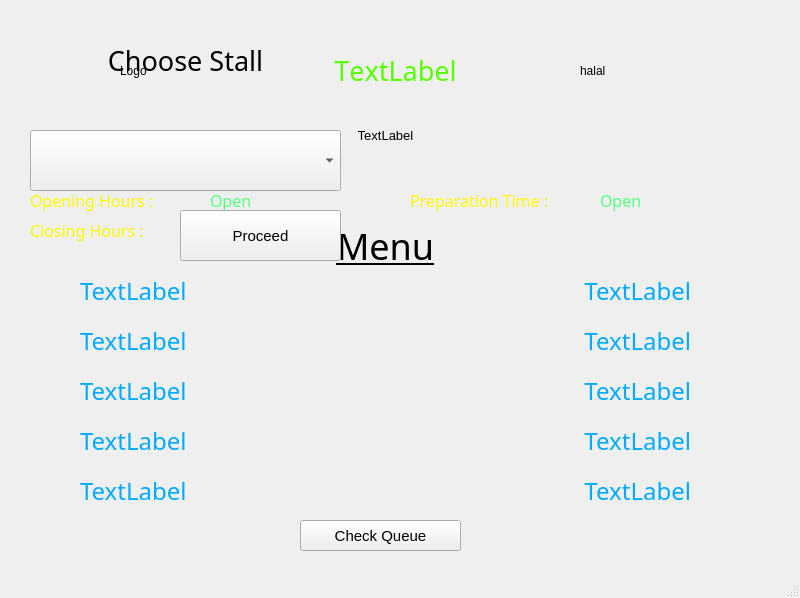
<?xml version="1.0" encoding="UTF-8"?>
<ui version="4.0">
 <class>MainWindow</class>
 <widget class="QMainWindow" name="MainWindow">
  <property name="geometry">
   <rect>
    <x>0</x>
    <y>0</y>
    <width>800</width>
    <height>598</height>
   </rect>
  </property>
  <property name="windowTitle">
   <string>MainWindow</string>
  </property>
  <widget class="QWidget" name="centralwidget">
   <widget class="QLabel" name="label">
    <property name="geometry">
     <rect>
      <x>0</x>
      <y>0</y>
      <width>801</width>
      <height>561</height>
     </rect>
    </property>
    <property name="text">
     <string/>
    </property>
    <property name="pixmap">
     <pixmap>background.jpeg</pixmap>
    </property>
    <property name="scaledContents">
     <bool>true</bool>
    </property>
   </widget>
   <widget class="QLabel" name="ch_stall">
    <property name="geometry">
     <rect>
      <x>30</x>
      <y>30</y>
      <width>311</width>
      <height>61</height>
     </rect>
    </property>
    <property name="font">
     <font>
      <family>Bradley Hand ITC</family>
      <pointsize>20</pointsize>
     </font>
    </property>
    <property name="autoFillBackground">
     <bool>true</bool>
    </property>
    <property name="text">
     <string>Choose Stall</string>
    </property>
    <property name="alignment">
     <set>Qt::AlignCenter</set>
    </property>
   </widget>
   <widget class="QComboBox" name="comboBox">
    <property name="geometry">
     <rect>
      <x>30</x>
      <y>130</y>
      <width>311</width>
      <height>61</height>
     </rect>
    </property>
   </widget>
   <widget class="QLabel" name="stall_name">
    <property name="geometry">
     <rect>
      <x>240</x>
      <y>30</y>
      <width>311</width>
      <height>81</height>
     </rect>
    </property>
    <property name="palette">
     <palette>
      <active>
       <colorrole role="WindowText">
        <brush brushstyle="SolidPattern">
         <color alpha="255">
          <red>85</red>
          <green>255</green>
          <blue>0</blue>
         </color>
        </brush>
       </colorrole>
      </active>
      <inactive>
       <colorrole role="WindowText">
        <brush brushstyle="SolidPattern">
         <color alpha="255">
          <red>85</red>
          <green>255</green>
          <blue>0</blue>
         </color>
        </brush>
       </colorrole>
      </inactive>
      <disabled>
       <colorrole role="WindowText">
        <brush brushstyle="SolidPattern">
         <color alpha="255">
          <red>120</red>
          <green>120</green>
          <blue>120</blue>
         </color>
        </brush>
       </colorrole>
      </disabled>
     </palette>
    </property>
    <property name="font">
     <font>
      <family>Bradley Hand ITC</family>
      <pointsize>20</pointsize>
      <stylestrategy>PreferDefault</stylestrategy>
      <kerning>false</kerning>
     </font>
    </property>
    <property name="text">
     <string>TextLabel</string>
    </property>
    <property name="alignment">
     <set>Qt::AlignCenter</set>
    </property>
   </widget>
   <widget class="QLabel" name="desc">
    <property name="geometry">
     <rect>
      <x>110</x>
      <y>120</y>
      <width>551</width>
      <height>31</height>
     </rect>
    </property>
    <property name="font">
     <font>
      <pointsize>10</pointsize>
     </font>
    </property>
    <property name="text">
     <string>TextLabel</string>
    </property>
    <property name="alignment">
     <set>Qt::AlignCenter</set>
    </property>
   </widget>
   <widget class="QLabel" name="logo">
    <property name="geometry">
     <rect>
      <x>120</x>
      <y>30</y>
      <width>141</width>
      <height>81</height>
     </rect>
    </property>
    <property name="text">
     <string>Logo</string>
    </property>
   </widget>
   <widget class="QLabel" name="halal">
    <property name="geometry">
     <rect>
      <x>580</x>
      <y>40</y>
      <width>51</width>
      <height>61</height>
     </rect>
    </property>
    <property name="text">
     <string>halal</string>
    </property>
   </widget>
   <widget class="QLabel" name="label_2">
    <property name="geometry">
     <rect>
      <x>30</x>
      <y>180</y>
      <width>171</width>
      <height>41</height>
     </rect>
    </property>
    <property name="palette">
     <palette>
      <active>
       <colorrole role="WindowText">
        <brush brushstyle="SolidPattern">
         <color alpha="255">
          <red>255</red>
          <green>255</green>
          <blue>0</blue>
         </color>
        </brush>
       </colorrole>
      </active>
      <inactive>
       <colorrole role="WindowText">
        <brush brushstyle="SolidPattern">
         <color alpha="255">
          <red>255</red>
          <green>255</green>
          <blue>0</blue>
         </color>
        </brush>
       </colorrole>
      </inactive>
      <disabled>
       <colorrole role="WindowText">
        <brush brushstyle="SolidPattern">
         <color alpha="255">
          <red>120</red>
          <green>120</green>
          <blue>120</blue>
         </color>
        </brush>
       </colorrole>
      </disabled>
     </palette>
    </property>
    <property name="font">
     <font>
      <family>Bradley Hand ITC</family>
      <pointsize>12</pointsize>
     </font>
    </property>
    <property name="text">
     <string>Opening Hours :</string>
    </property>
   </widget>
   <widget class="QLabel" name="label_3">
    <property name="geometry">
     <rect>
      <x>30</x>
      <y>210</y>
      <width>171</width>
      <height>41</height>
     </rect>
    </property>
    <property name="palette">
     <palette>
      <active>
       <colorrole role="WindowText">
        <brush brushstyle="SolidPattern">
         <color alpha="255">
          <red>255</red>
          <green>255</green>
          <blue>0</blue>
         </color>
        </brush>
       </colorrole>
      </active>
      <inactive>
       <colorrole role="WindowText">
        <brush brushstyle="SolidPattern">
         <color alpha="255">
          <red>255</red>
          <green>255</green>
          <blue>0</blue>
         </color>
        </brush>
       </colorrole>
      </inactive>
      <disabled>
       <colorrole role="WindowText">
        <brush brushstyle="SolidPattern">
         <color alpha="255">
          <red>120</red>
          <green>120</green>
          <blue>120</blue>
         </color>
        </brush>
       </colorrole>
      </disabled>
     </palette>
    </property>
    <property name="font">
     <font>
      <family>Bradley Hand ITC</family>
      <pointsize>12</pointsize>
     </font>
    </property>
    <property name="text">
     <string>Closing Hours :</string>
    </property>
   </widget>
   <widget class="QLabel" name="label_4">
    <property name="geometry">
     <rect>
      <x>410</x>
      <y>180</y>
      <width>191</width>
      <height>41</height>
     </rect>
    </property>
    <property name="palette">
     <palette>
      <active>
       <colorrole role="WindowText">
        <brush brushstyle="SolidPattern">
         <color alpha="255">
          <red>255</red>
          <green>255</green>
          <blue>0</blue>
         </color>
        </brush>
       </colorrole>
      </active>
      <inactive>
       <colorrole role="WindowText">
        <brush brushstyle="SolidPattern">
         <color alpha="255">
          <red>255</red>
          <green>255</green>
          <blue>0</blue>
         </color>
        </brush>
       </colorrole>
      </inactive>
      <disabled>
       <colorrole role="WindowText">
        <brush brushstyle="SolidPattern">
         <color alpha="255">
          <red>120</red>
          <green>120</green>
          <blue>120</blue>
         </color>
        </brush>
       </colorrole>
      </disabled>
     </palette>
    </property>
    <property name="font">
     <font>
      <family>Bradley Hand ITC</family>
      <pointsize>12</pointsize>
     </font>
    </property>
    <property name="text">
     <string>Preparation Time :</string>
    </property>
   </widget>
   <widget class="QLabel" name="open_time">
    <property name="geometry">
     <rect>
      <x>210</x>
      <y>180</y>
      <width>171</width>
      <height>41</height>
     </rect>
    </property>
    <property name="palette">
     <palette>
      <active>
       <colorrole role="WindowText">
        <brush brushstyle="SolidPattern">
         <color alpha="255">
          <red>85</red>
          <green>255</green>
          <blue>127</blue>
         </color>
        </brush>
       </colorrole>
      </active>
      <inactive>
       <colorrole role="WindowText">
        <brush brushstyle="SolidPattern">
         <color alpha="255">
          <red>85</red>
          <green>255</green>
          <blue>127</blue>
         </color>
        </brush>
       </colorrole>
      </inactive>
      <disabled>
       <colorrole role="WindowText">
        <brush brushstyle="SolidPattern">
         <color alpha="255">
          <red>120</red>
          <green>120</green>
          <blue>120</blue>
         </color>
        </brush>
       </colorrole>
      </disabled>
     </palette>
    </property>
    <property name="font">
     <font>
      <family>Bradley Hand ITC</family>
      <pointsize>12</pointsize>
     </font>
    </property>
    <property name="text">
     <string>Open</string>
    </property>
   </widget>
   <widget class="QLabel" name="close_time">
    <property name="geometry">
     <rect>
      <x>210</x>
      <y>210</y>
      <width>171</width>
      <height>41</height>
     </rect>
    </property>
    <property name="palette">
     <palette>
      <active>
       <colorrole role="WindowText">
        <brush brushstyle="SolidPattern">
         <color alpha="255">
          <red>85</red>
          <green>255</green>
          <blue>127</blue>
         </color>
        </brush>
       </colorrole>
      </active>
      <inactive>
       <colorrole role="WindowText">
        <brush brushstyle="SolidPattern">
         <color alpha="255">
          <red>85</red>
          <green>255</green>
          <blue>127</blue>
         </color>
        </brush>
       </colorrole>
      </inactive>
      <disabled>
       <colorrole role="WindowText">
        <brush brushstyle="SolidPattern">
         <color alpha="255">
          <red>120</red>
          <green>120</green>
          <blue>120</blue>
         </color>
        </brush>
       </colorrole>
      </disabled>
     </palette>
    </property>
    <property name="font">
     <font>
      <family>Bradley Hand ITC</family>
      <pointsize>12</pointsize>
     </font>
    </property>
    <property name="text">
     <string>Close</string>
    </property>
   </widget>
   <widget class="QLabel" name="prep_time">
    <property name="geometry">
     <rect>
      <x>600</x>
      <y>180</y>
      <width>171</width>
      <height>41</height>
     </rect>
    </property>
    <property name="palette">
     <palette>
      <active>
       <colorrole role="WindowText">
        <brush brushstyle="SolidPattern">
         <color alpha="255">
          <red>85</red>
          <green>255</green>
          <blue>127</blue>
         </color>
        </brush>
       </colorrole>
      </active>
      <inactive>
       <colorrole role="WindowText">
        <brush brushstyle="SolidPattern">
         <color alpha="255">
          <red>85</red>
          <green>255</green>
          <blue>127</blue>
         </color>
        </brush>
       </colorrole>
      </inactive>
      <disabled>
       <colorrole role="WindowText">
        <brush brushstyle="SolidPattern">
         <color alpha="255">
          <red>120</red>
          <green>120</green>
          <blue>120</blue>
         </color>
        </brush>
       </colorrole>
      </disabled>
     </palette>
    </property>
    <property name="font">
     <font>
      <family>Bradley Hand ITC</family>
      <pointsize>12</pointsize>
     </font>
    </property>
    <property name="text">
     <string>Open</string>
    </property>
   </widget>
   <widget class="QLabel" name="label_6">
    <property name="geometry">
     <rect>
      <x>270</x>
      <y>220</y>
      <width>231</width>
      <height>51</height>
     </rect>
    </property>
    <property name="font">
     <font>
      <family>Bradley Hand ITC</family>
      <pointsize>27</pointsize>
      <underline>true</underline>
     </font>
    </property>
    <property name="text">
     <string>Menu</string>
    </property>
    <property name="alignment">
     <set>Qt::AlignCenter</set>
    </property>
   </widget>
   <widget class="QPushButton" name="check_queue">
    <property name="geometry">
     <rect>
      <x>300</x>
      <y>520</y>
      <width>161</width>
      <height>31</height>
     </rect>
    </property>
    <property name="font">
     <font>
      <pointsize>11</pointsize>
     </font>
    </property>
    <property name="text">
     <string>Check Queue</string>
    </property>
   </widget>
   <widget class="QLabel" name="name_menu1">
    <property name="geometry">
     <rect>
      <x>80</x>
      <y>260</y>
      <width>311</width>
      <height>61</height>
     </rect>
    </property>
    <property name="palette">
     <palette>
      <active>
       <colorrole role="WindowText">
        <brush brushstyle="SolidPattern">
         <color alpha="255">
          <red>0</red>
          <green>170</green>
          <blue>255</blue>
         </color>
        </brush>
       </colorrole>
      </active>
      <inactive>
       <colorrole role="WindowText">
        <brush brushstyle="SolidPattern">
         <color alpha="255">
          <red>0</red>
          <green>170</green>
          <blue>255</blue>
         </color>
        </brush>
       </colorrole>
      </inactive>
      <disabled>
       <colorrole role="WindowText">
        <brush brushstyle="SolidPattern">
         <color alpha="255">
          <red>120</red>
          <green>120</green>
          <blue>120</blue>
         </color>
        </brush>
       </colorrole>
      </disabled>
     </palette>
    </property>
    <property name="font">
     <font>
      <family>Bradley Hand ITC</family>
      <pointsize>18</pointsize>
     </font>
    </property>
    <property name="text">
     <string>TextLabel</string>
    </property>
   </widget>
   <widget class="QLabel" name="name_menu2">
    <property name="geometry">
     <rect>
      <x>80</x>
      <y>310</y>
      <width>311</width>
      <height>61</height>
     </rect>
    </property>
    <property name="palette">
     <palette>
      <active>
       <colorrole role="WindowText">
        <brush brushstyle="SolidPattern">
         <color alpha="255">
          <red>0</red>
          <green>170</green>
          <blue>255</blue>
         </color>
        </brush>
       </colorrole>
      </active>
      <inactive>
       <colorrole role="WindowText">
        <brush brushstyle="SolidPattern">
         <color alpha="255">
          <red>0</red>
          <green>170</green>
          <blue>255</blue>
         </color>
        </brush>
       </colorrole>
      </inactive>
      <disabled>
       <colorrole role="WindowText">
        <brush brushstyle="SolidPattern">
         <color alpha="255">
          <red>120</red>
          <green>120</green>
          <blue>120</blue>
         </color>
        </brush>
       </colorrole>
      </disabled>
     </palette>
    </property>
    <property name="font">
     <font>
      <family>Bradley Hand ITC</family>
      <pointsize>18</pointsize>
     </font>
    </property>
    <property name="text">
     <string>TextLabel</string>
    </property>
   </widget>
   <widget class="QLabel" name="price_menu1">
    <property name="geometry">
     <rect>
      <x>540</x>
      <y>260</y>
      <width>151</width>
      <height>61</height>
     </rect>
    </property>
    <property name="palette">
     <palette>
      <active>
       <colorrole role="WindowText">
        <brush brushstyle="SolidPattern">
         <color alpha="255">
          <red>0</red>
          <green>170</green>
          <blue>255</blue>
         </color>
        </brush>
       </colorrole>
      </active>
      <inactive>
       <colorrole role="WindowText">
        <brush brushstyle="SolidPattern">
         <color alpha="255">
          <red>0</red>
          <green>170</green>
          <blue>255</blue>
         </color>
        </brush>
       </colorrole>
      </inactive>
      <disabled>
       <colorrole role="WindowText">
        <brush brushstyle="SolidPattern">
         <color alpha="255">
          <red>120</red>
          <green>120</green>
          <blue>120</blue>
         </color>
        </brush>
       </colorrole>
      </disabled>
     </palette>
    </property>
    <property name="font">
     <font>
      <family>Bradley Hand ITC</family>
      <pointsize>18</pointsize>
     </font>
    </property>
    <property name="text">
     <string>TextLabel</string>
    </property>
    <property name="alignment">
     <set>Qt::AlignRight|Qt::AlignTrailing|Qt::AlignVCenter</set>
    </property>
   </widget>
   <widget class="QLabel" name="price_menu2">
    <property name="geometry">
     <rect>
      <x>540</x>
      <y>310</y>
      <width>151</width>
      <height>61</height>
     </rect>
    </property>
    <property name="palette">
     <palette>
      <active>
       <colorrole role="WindowText">
        <brush brushstyle="SolidPattern">
         <color alpha="255">
          <red>0</red>
          <green>170</green>
          <blue>255</blue>
         </color>
        </brush>
       </colorrole>
      </active>
      <inactive>
       <colorrole role="WindowText">
        <brush brushstyle="SolidPattern">
         <color alpha="255">
          <red>0</red>
          <green>170</green>
          <blue>255</blue>
         </color>
        </brush>
       </colorrole>
      </inactive>
      <disabled>
       <colorrole role="WindowText">
        <brush brushstyle="SolidPattern">
         <color alpha="255">
          <red>120</red>
          <green>120</green>
          <blue>120</blue>
         </color>
        </brush>
       </colorrole>
      </disabled>
     </palette>
    </property>
    <property name="font">
     <font>
      <family>Bradley Hand ITC</family>
      <pointsize>18</pointsize>
     </font>
    </property>
    <property name="text">
     <string>TextLabel</string>
    </property>
    <property name="alignment">
     <set>Qt::AlignRight|Qt::AlignTrailing|Qt::AlignVCenter</set>
    </property>
   </widget>
   <widget class="QPushButton" name="proceed">
    <property name="geometry">
     <rect>
      <x>180</x>
      <y>210</y>
      <width>161</width>
      <height>51</height>
     </rect>
    </property>
    <property name="font">
     <font>
      <pointsize>11</pointsize>
     </font>
    </property>
    <property name="text">
     <string>Proceed</string>
    </property>
   </widget>
   <widget class="QLabel" name="name_menu3">
    <property name="geometry">
     <rect>
      <x>80</x>
      <y>360</y>
      <width>311</width>
      <height>61</height>
     </rect>
    </property>
    <property name="palette">
     <palette>
      <active>
       <colorrole role="WindowText">
        <brush brushstyle="SolidPattern">
         <color alpha="255">
          <red>0</red>
          <green>170</green>
          <blue>255</blue>
         </color>
        </brush>
       </colorrole>
      </active>
      <inactive>
       <colorrole role="WindowText">
        <brush brushstyle="SolidPattern">
         <color alpha="255">
          <red>0</red>
          <green>170</green>
          <blue>255</blue>
         </color>
        </brush>
       </colorrole>
      </inactive>
      <disabled>
       <colorrole role="WindowText">
        <brush brushstyle="SolidPattern">
         <color alpha="255">
          <red>120</red>
          <green>120</green>
          <blue>120</blue>
         </color>
        </brush>
       </colorrole>
      </disabled>
     </palette>
    </property>
    <property name="font">
     <font>
      <family>Bradley Hand ITC</family>
      <pointsize>18</pointsize>
     </font>
    </property>
    <property name="text">
     <string>TextLabel</string>
    </property>
   </widget>
   <widget class="QLabel" name="name_menu4">
    <property name="geometry">
     <rect>
      <x>80</x>
      <y>410</y>
      <width>311</width>
      <height>61</height>
     </rect>
    </property>
    <property name="palette">
     <palette>
      <active>
       <colorrole role="WindowText">
        <brush brushstyle="SolidPattern">
         <color alpha="255">
          <red>0</red>
          <green>170</green>
          <blue>255</blue>
         </color>
        </brush>
       </colorrole>
      </active>
      <inactive>
       <colorrole role="WindowText">
        <brush brushstyle="SolidPattern">
         <color alpha="255">
          <red>0</red>
          <green>170</green>
          <blue>255</blue>
         </color>
        </brush>
       </colorrole>
      </inactive>
      <disabled>
       <colorrole role="WindowText">
        <brush brushstyle="SolidPattern">
         <color alpha="255">
          <red>120</red>
          <green>120</green>
          <blue>120</blue>
         </color>
        </brush>
       </colorrole>
      </disabled>
     </palette>
    </property>
    <property name="font">
     <font>
      <family>Bradley Hand ITC</family>
      <pointsize>18</pointsize>
     </font>
    </property>
    <property name="text">
     <string>TextLabel</string>
    </property>
   </widget>
   <widget class="QLabel" name="name_menu5">
    <property name="geometry">
     <rect>
      <x>80</x>
      <y>460</y>
      <width>311</width>
      <height>61</height>
     </rect>
    </property>
    <property name="palette">
     <palette>
      <active>
       <colorrole role="WindowText">
        <brush brushstyle="SolidPattern">
         <color alpha="255">
          <red>0</red>
          <green>170</green>
          <blue>255</blue>
         </color>
        </brush>
       </colorrole>
      </active>
      <inactive>
       <colorrole role="WindowText">
        <brush brushstyle="SolidPattern">
         <color alpha="255">
          <red>0</red>
          <green>170</green>
          <blue>255</blue>
         </color>
        </brush>
       </colorrole>
      </inactive>
      <disabled>
       <colorrole role="WindowText">
        <brush brushstyle="SolidPattern">
         <color alpha="255">
          <red>120</red>
          <green>120</green>
          <blue>120</blue>
         </color>
        </brush>
       </colorrole>
      </disabled>
     </palette>
    </property>
    <property name="font">
     <font>
      <family>Bradley Hand ITC</family>
      <pointsize>18</pointsize>
     </font>
    </property>
    <property name="text">
     <string>TextLabel</string>
    </property>
   </widget>
   <widget class="QLabel" name="price_menu3">
    <property name="geometry">
     <rect>
      <x>540</x>
      <y>360</y>
      <width>151</width>
      <height>61</height>
     </rect>
    </property>
    <property name="palette">
     <palette>
      <active>
       <colorrole role="WindowText">
        <brush brushstyle="SolidPattern">
         <color alpha="255">
          <red>0</red>
          <green>170</green>
          <blue>255</blue>
         </color>
        </brush>
       </colorrole>
      </active>
      <inactive>
       <colorrole role="WindowText">
        <brush brushstyle="SolidPattern">
         <color alpha="255">
          <red>0</red>
          <green>170</green>
          <blue>255</blue>
         </color>
        </brush>
       </colorrole>
      </inactive>
      <disabled>
       <colorrole role="WindowText">
        <brush brushstyle="SolidPattern">
         <color alpha="255">
          <red>120</red>
          <green>120</green>
          <blue>120</blue>
         </color>
        </brush>
       </colorrole>
      </disabled>
     </palette>
    </property>
    <property name="font">
     <font>
      <family>Bradley Hand ITC</family>
      <pointsize>18</pointsize>
     </font>
    </property>
    <property name="text">
     <string>TextLabel</string>
    </property>
    <property name="alignment">
     <set>Qt::AlignRight|Qt::AlignTrailing|Qt::AlignVCenter</set>
    </property>
   </widget>
   <widget class="QLabel" name="price_menu4">
    <property name="geometry">
     <rect>
      <x>540</x>
      <y>410</y>
      <width>151</width>
      <height>61</height>
     </rect>
    </property>
    <property name="palette">
     <palette>
      <active>
       <colorrole role="WindowText">
        <brush brushstyle="SolidPattern">
         <color alpha="255">
          <red>0</red>
          <green>170</green>
          <blue>255</blue>
         </color>
        </brush>
       </colorrole>
      </active>
      <inactive>
       <colorrole role="WindowText">
        <brush brushstyle="SolidPattern">
         <color alpha="255">
          <red>0</red>
          <green>170</green>
          <blue>255</blue>
         </color>
        </brush>
       </colorrole>
      </inactive>
      <disabled>
       <colorrole role="WindowText">
        <brush brushstyle="SolidPattern">
         <color alpha="255">
          <red>120</red>
          <green>120</green>
          <blue>120</blue>
         </color>
        </brush>
       </colorrole>
      </disabled>
     </palette>
    </property>
    <property name="font">
     <font>
      <family>Bradley Hand ITC</family>
      <pointsize>18</pointsize>
     </font>
    </property>
    <property name="text">
     <string>TextLabel</string>
    </property>
    <property name="alignment">
     <set>Qt::AlignRight|Qt::AlignTrailing|Qt::AlignVCenter</set>
    </property>
   </widget>
   <widget class="QLabel" name="price_menu5">
    <property name="geometry">
     <rect>
      <x>540</x>
      <y>460</y>
      <width>151</width>
      <height>61</height>
     </rect>
    </property>
    <property name="palette">
     <palette>
      <active>
       <colorrole role="WindowText">
        <brush brushstyle="SolidPattern">
         <color alpha="255">
          <red>0</red>
          <green>170</green>
          <blue>255</blue>
         </color>
        </brush>
       </colorrole>
      </active>
      <inactive>
       <colorrole role="WindowText">
        <brush brushstyle="SolidPattern">
         <color alpha="255">
          <red>0</red>
          <green>170</green>
          <blue>255</blue>
         </color>
        </brush>
       </colorrole>
      </inactive>
      <disabled>
       <colorrole role="WindowText">
        <brush brushstyle="SolidPattern">
         <color alpha="255">
          <red>120</red>
          <green>120</green>
          <blue>120</blue>
         </color>
        </brush>
       </colorrole>
      </disabled>
     </palette>
    </property>
    <property name="font">
     <font>
      <family>Bradley Hand ITC</family>
      <pointsize>18</pointsize>
     </font>
    </property>
    <property name="text">
     <string>TextLabel</string>
    </property>
    <property name="alignment">
     <set>Qt::AlignRight|Qt::AlignTrailing|Qt::AlignVCenter</set>
    </property>
   </widget>
  </widget>
  <widget class="QMenuBar" name="menubar">
   <property name="geometry">
    <rect>
     <x>0</x>
     <y>0</y>
     <width>800</width>
     <height>21</height>
    </rect>
   </property>
  </widget>
  <widget class="QStatusBar" name="statusbar"/>
 </widget>
 <resources/>
 <connections/>
</ui>
